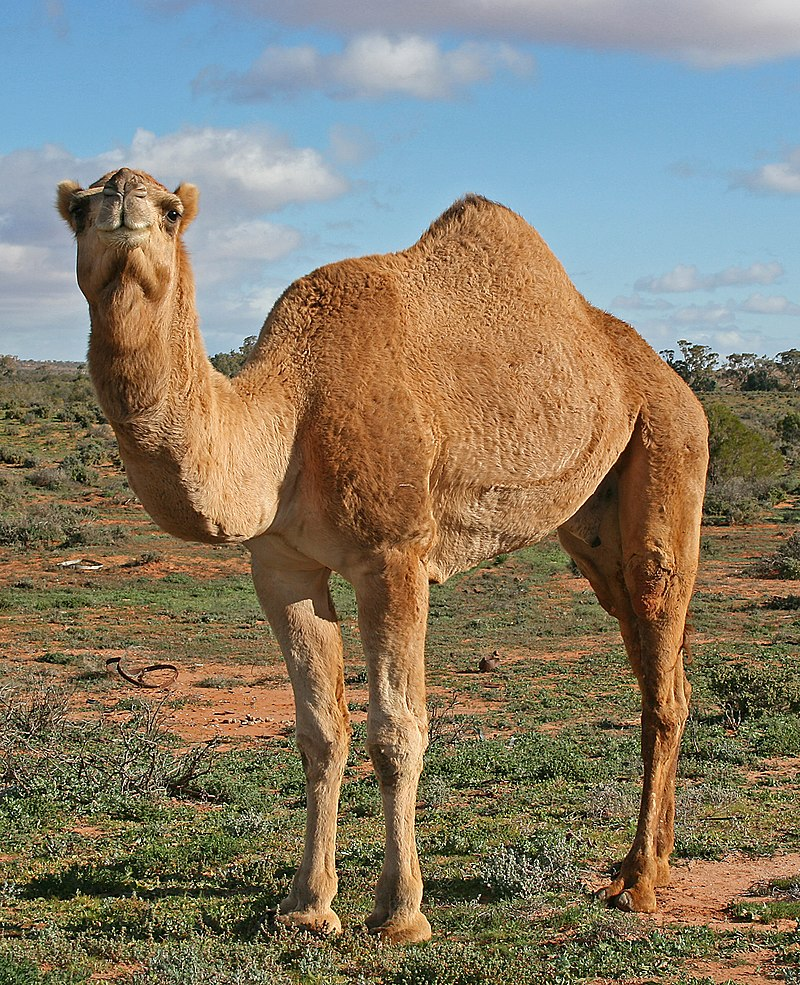
#> input picture src/images/camal_image.jpg, 800 x 985 px
$ python word_collage.py --img ../../src/images/camal_image.jpg
#> lines starting #> are read from the running program, lines starting #| are printed output that depends on the picture
import argparse
from typing import List

import numpy as np
from PIL import Image, ImageDraw


def avg_greyscale(img: Image.Image) -> None:
    """
    Calculates average greyscale or luminance value of an input image

    :param img: input image
    :return: average luminance
    """
    np_img = np.array(img)
    w, h = np_img.shape
    return np.average(np_img.reshape(w * h))


def img_to_ascii(img: Image.Image, cols: int, scale: float, dens: int) -> List[str]:
    """
    Given Image and dims (rows, cols) returns an m*n list of Images

    :param img: input image file
    :param cols: number of columns
    :param scale: aspect ratio scale
    :param dens: greyscale density level
    :return: ascii text generated from input image
    """
#> called with img = '../../src/images/camal_image.jpg', cols = 100, scale = 0.5, dens = 2
    # The amount of text to white space in each of these character determines the greyscale value
    greyscale_strs = [
        "@%#*+=-:. ",  # 10 characters,
        "@%W*hdwOLUzurt|1i}?+>,' ",  # 24 characters,
        "@B$%8&WM#*oahkbdpqwmZO0QLCJUYXzcvunxrjft/\\|()1lIi!{}[]?-_+~<>;:,^`'. "  # 70 characters,
    ]

    gs_img = Image.open(img).convert("L")  # Convert to grayscale (L stands for luminance)
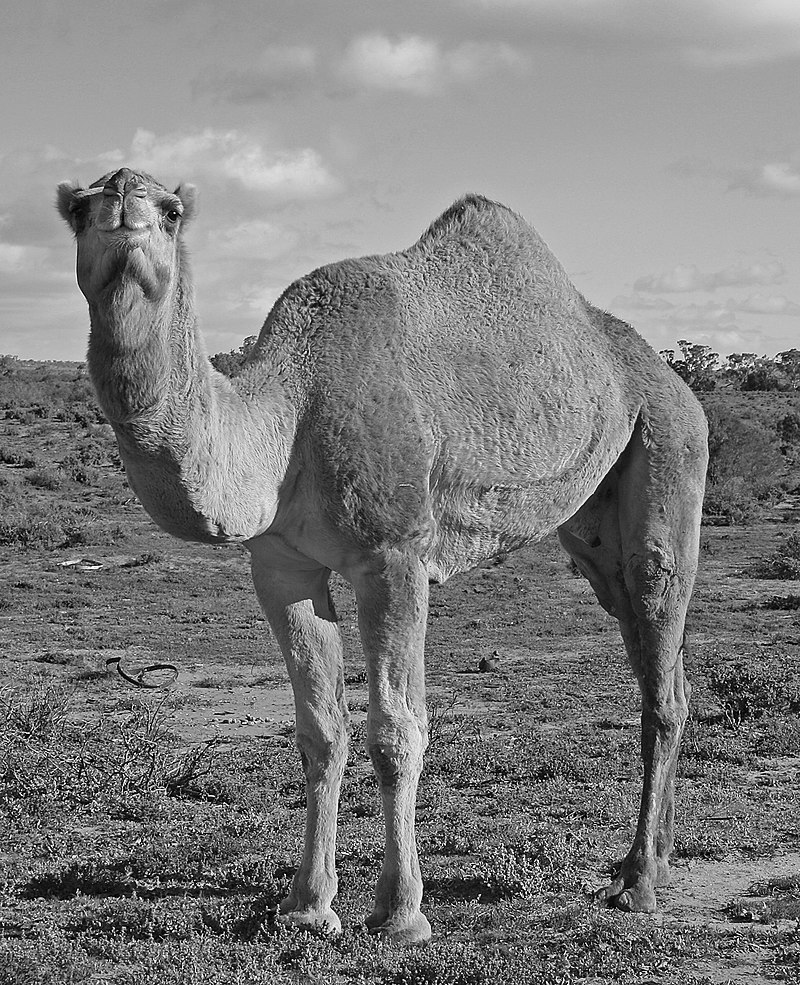
#> gs_img: PIL image 800x985 L; min 0, max 255, mean 126.4
    gs_img_w, gs_img_h = gs_img.size[0], gs_img.size[1]
#> gs_img_w = 800; gs_img_h = 985

    w = gs_img_w / cols  # Output width
#> w = 8
    h = w / scale  # Output height
#> h = 16
    rows = int(gs_img_h / h)  # Number of rows of text
#> rows = 61

    print(f"Original image size: {gs_img_w} x {gs_img_h}")
#| Original image size: 800 x 985
    print(f"Output ascii size: {w} x {h}")
#| Output ascii size: 8.0 x 16.0
    print(f"Output cols & rows: {cols} x {rows}")
#| Output cols & rows: 100 x 61

    # Input image size validation
    if gs_img_w < cols or gs_img_h < rows:
        raise ValueError("Image not big enough for specified number of columns.")

    # Generate ascii art
    ascii_ = []
    for r in range(rows):
        y1 = int(r * h)
        y2 = gs_img_h if r == rows - 1 else int((r + 1) * h)
        ascii_.append("")

        for c in range(cols):
            x1 = int(c * w)
            x2 = gs_img_w if c == cols - 1 else int((c + 1) * w)

            avg = int(avg_greyscale(gs_img.crop((x1, y1, x2, y2))))  # Find average luminance

            # Find corresponding ascii character by greyscale value and append to the row
            ascii_[r] += greyscale_strs[dens][int((avg * (len(greyscale_strs[dens]) - 1)) / 255)]
#> this loop made 61 passes
#> y1 on passes 2 to 4: 16, 32, 48

    return ascii_


def ascii_to_img() -> None:
    """
    Creates image file from ascii text file

    :return: generated ascii image
    """
    with open("result.txt", "r") as file:
        ascii_text = file.read()

    img_w, img_h = (750, 750)
    im = Image.new("RGBA", (img_w, img_h), "white")
#> im: PIL image 750x750 RGBA; every value is 255

    # Draw text to image
    draw = ImageDraw.Draw(im)
    bbox = draw.textbbox(xy=(0, 0), text=ascii_text)
    left, top, right, bottom = bbox
    w = right - left
    h = bottom - top

    # Center the drawing
    draw.text(((img_w - w) / 2, (img_h - h) / 2), ascii_text, fill="black")

    im.save("result.png", "png")
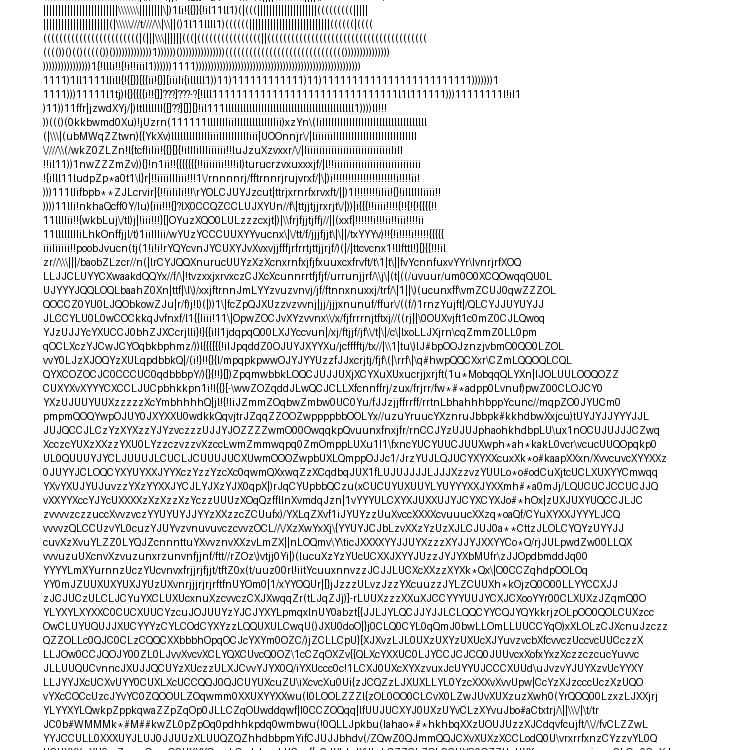
#> saved as result.png: PIL image 750x750 RGBA; mean R, G, B, A 227.8, 227.8, 227.8, 255


if __name__ == "__main__":
    parser = argparse.ArgumentParser()
    parser.add_argument("--img", dest="img", required=True)
    parser.add_argument("--scale", dest="scale", required=False, default=0.5)
    parser.add_argument("--cols", dest="cols", required=False, default=100)
    parser.add_argument("--dens", dest="dens", required=False, default=2)
    args = parser.parse_args()

    with open("result.txt", "w") as f:
        for row in img_to_ascii(args.img, int(args.cols), float(args.scale), int(args.dens)):
            f.write(row + "\n")

    ascii_to_img()
